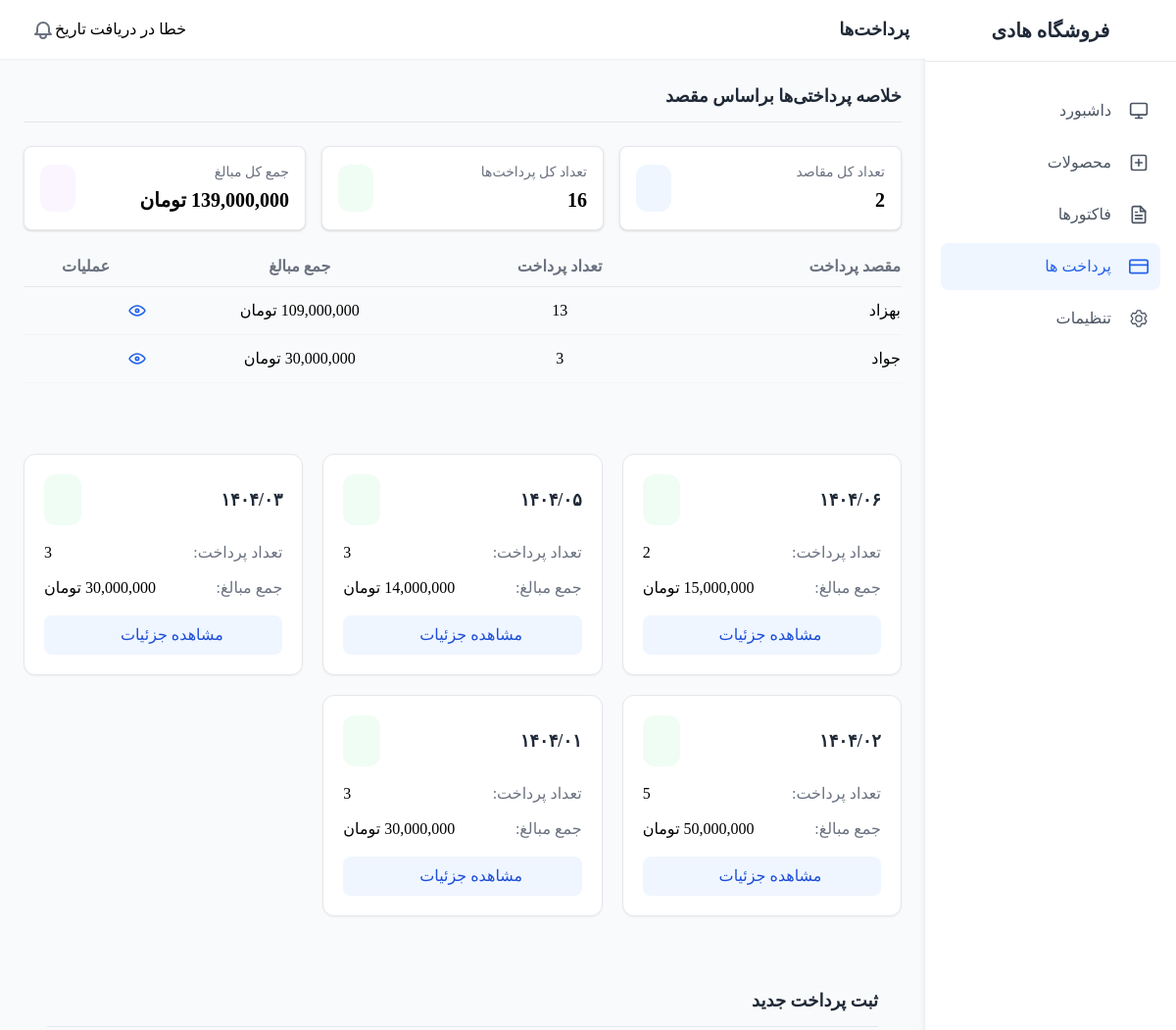
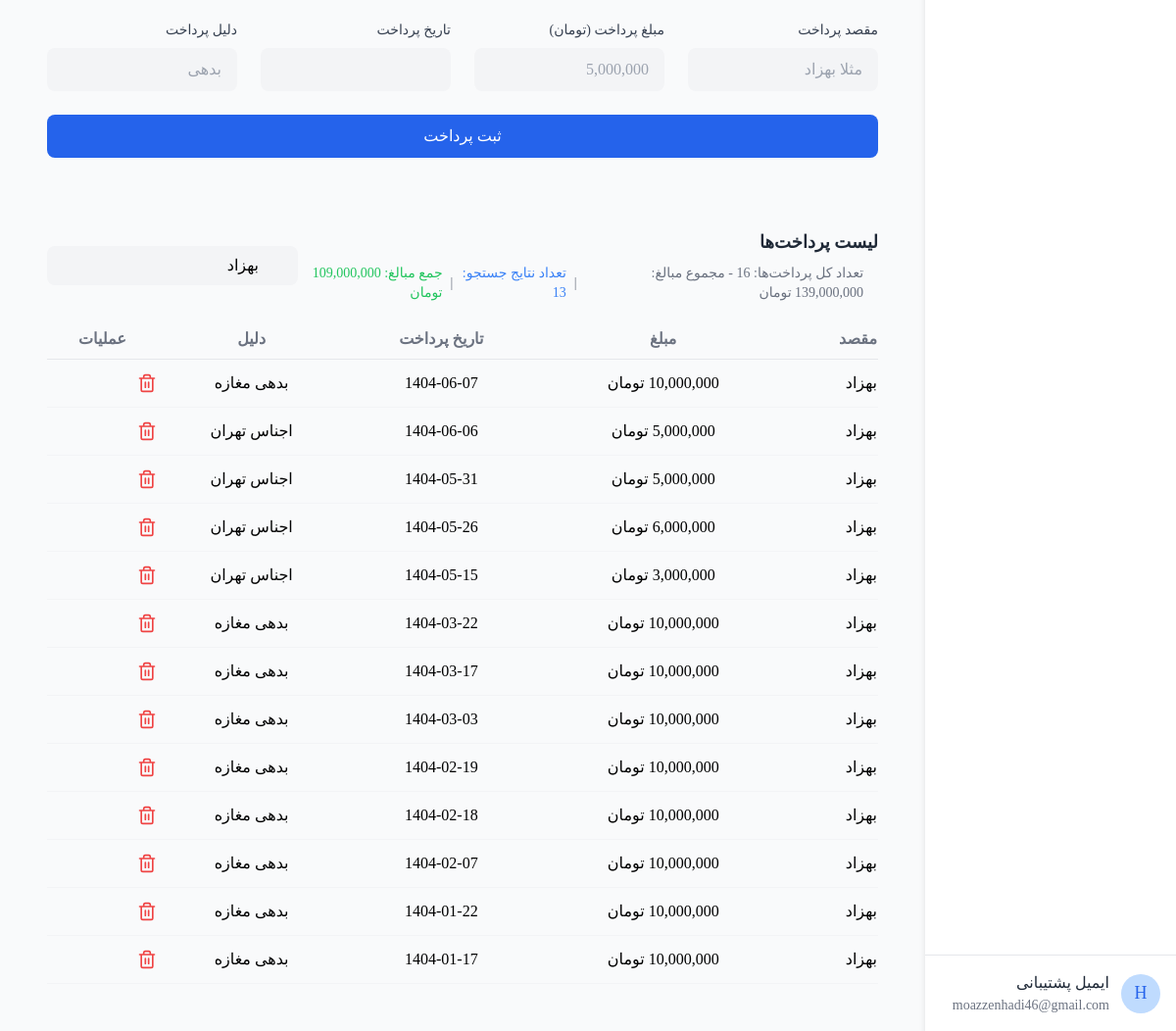
The app's page /pay.php?search=بهزاد with its own data (2 pictures, top to bottom).
### tables this page shows
CREATE TABLE IF NOT EXISTS `payments` (
  `id` int NOT NULL AUTO_INCREMENT,
  `destination` varchar(100) NOT NULL,
  `amount` decimal(15,2) NOT NULL,
  `payment_date` date NOT NULL,
  `reason` varchar(255) DEFAULT NULL,
  `created_at` timestamp NULL DEFAULT CURRENT_TIMESTAMP,
  `updated_at` timestamp NULL DEFAULT CURRENT_TIMESTAMP ON UPDATE CURRENT_TIMESTAMP,
  PRIMARY KEY (`id`)
);

### pay.php (the view, shortened to what the rows shown need)
<!DOCTYPE html>
<html lang="en" dir="rtl">
<head>
    <script src="tailwind.js"></script>
    <link href="css-library.css" rel="stylesheet">
</head>
<body class="bg-gray-50">
    <div class="flex h-screen overflow-hidden">
        <div class="flex-1 overflow-auto">
            <?php include("header.php");?>
<div class="glass-card p-6 rounded-xl mb-6">
    <div class="overflow-x-auto">
        <table class="w-full">
            <thead>
                <tr class="text-gray-500 border-b border-gray-200">
                    <th class="pb-2 text-right">مقصد پرداخت</th>
                    <th class="pb-2 text-center">تعداد پرداخت</th>
                    <th class="pb-2 text-center">جمع مبالغ</th>
                    <th class="pb-2 text-center">عملیات</th>
                </tr>
            </thead>
        </table>
    </div>
</div>
            <main class="p-6">
                <div class="glass-card p-6 rounded-xl">
                    <div class="overflow-x-auto">
                        <table class="w-full product-table">
                            <thead>
                                <tr class="text-gray-500 border-b border-gray-200">
                                    <th class="pb-2 text-right">مقصد</th>
                                    <th class="pb-2 text-center">مبلغ</th>
                                    <th class="pb-2 text-center">تاریخ پرداخت</th>
                                    <th class="pb-2 text-center">دلیل</th>
                                    <th class="pb-2 text-center">عملیات</th>
                                </tr>
                            </thead>
                            <tbody>
                                <?php
                                $conn = new mysqli("localhost", "root", "", "salam");
                                if (isset($_GET['search'])) {
                                    $searchTerm = $_GET['search'];
                                    if (preg_match('/^[0-9]{4}\/[0-9]{2}$/', $searchTerm)) {
                                        $persianDate = str_replace('/', '-', $searchTerm);
                                        $sql = "SELECT * FROM payments
                                                WHERE destination LIKE '%$searchTerm%'
                                                OR payment_date LIKE '$persianDate%'
                                                ORDER BY id DESC";
                                    } else {
                                        $sql = "SELECT * FROM payments
                                                WHERE destination LIKE '%$searchTerm%'
                                                OR payment_date LIKE '%$searchTerm%'
                                                ORDER BY id DESC";
                                    }
                                } else {
                                    $sql = "SELECT * FROM payments ORDER BY id DESC";
                                }
                                $result = $conn->query($sql);
                                if ($result->num_rows > 0) {
                                    while ($row = $result->fetch_assoc()) {
                                        echo '<tr class="border-b border-gray-100 hover:bg-gray-50">';
                                        echo '<td class="py-3 text-right">' . htmlspecialchars($row['destination']) . '</td>';
                                        echo '<td class="py-3 text-center">' . number_format($row['amount']) . ' تومان</td>';
                                        echo '<td class="py-3 text-center">' . htmlspecialchars($row['payment_date']) . '</td>';
                                        echo '<td class="py-3 text-center">' . htmlspecialchars($row['reason']) . '</td>';
                                        echo '<td class="py-3 text-center">';
                                        echo '<a href="delete_payment.php?id=' . $row['id'] . '" class="text-red-500 hover:text-red-700 transition duration-200" title="حذف">';
                                        echo '<svg xmlns="http://www.w3.org/2000/svg" width="20" height="20" viewBox="0 0 24 24" fill="#EF4444"><path fill="none" stroke="#EF4444" stroke-linecap="round" stroke-linejoin="round" stroke-width="2" d="M3 6h18m-2 0v14a2 2 0 0 1-2 2H7a2 2 0 0 1-2-2V6m3 0V4a2 2 0 0 1 2-2h4a2 2 0 0 1 2 2v2m-6 5v6m4-6v6"/></svg>';
                                        echo '</a>';
                                        echo '</td>';
                                        echo '</tr>';
                                    }
                                } else {
                                    echo '<tr><td colspan="5" class="py-4 text-center text-gray-500">پرداختی یافت نشد</td></tr>';
                                }
                                ?>
                            </tbody>
                        </table>
                    </div>
                </div>
            </main>
        </div>
    </div>
</body>
</html>

### records on screen
payments: destination "بهزاد", amount "10,000,000", payment_date "1404-06-07", reason "بدهی مغازه"
payments: destination "بهزاد", amount "5,000,000", payment_date "1404-06-06", reason "اجناس تهران"
payments: destination "بهزاد", amount "5,000,000", payment_date "1404-05-31", reason "اجناس تهران"
payments: destination "بهزاد", amount "6,000,000", payment_date "1404-05-26", reason "اجناس تهران"
payments: destination "بهزاد", amount "3,000,000", payment_date "1404-05-15", reason "اجناس تهران"
payments: destination "بهزاد", amount "10,000,000", payment_date "1404-03-22", reason "بدهی مغازه"
payments: destination "بهزاد", amount "10,000,000", payment_date "1404-03-17", reason "بدهی مغازه"
payments: destination "بهزاد", amount "10,000,000", payment_date "1404-03-03", reason "بدهی مغازه"
payments: destination "بهزاد", amount "10,000,000", payment_date "1404-02-19", reason "بدهی مغازه"
payments: destination "بهزاد", amount "10,000,000", payment_date "1404-02-18", reason "بدهی مغازه"
payments: destination "بهزاد", amount "10,000,000", payment_date "1404-02-07", reason "بدهی مغازه"
payments: destination "بهزاد", amount "10,000,000", payment_date "1404-01-22", reason "بدهی مغازه"
payments: destination "بهزاد", amount "10,000,000", payment_date "1404-01-17", reason "بدهی مغازه"

### other values on screen
$item['text'] "داشبورد"
$item['text'] "محصولات"
$item['text'] "فاکتورها"
$item['text'] "پرداخت ها"
$item['text'] "تنظیمات"
$pageTitle "پرداخت‌ها"
count($destinations) "2"
$overall['total_count'] "16"
$overall['overall_amount'] "139,000,000"
$destination['destination'] "بهزاد"
$destination['payment_count'] "13"
$destination['total_amount'] "109,000,000"
$destination['destination'] "جواد"
$destination['payment_count'] "3"
$destination['total_amount'] "30,000,000"
